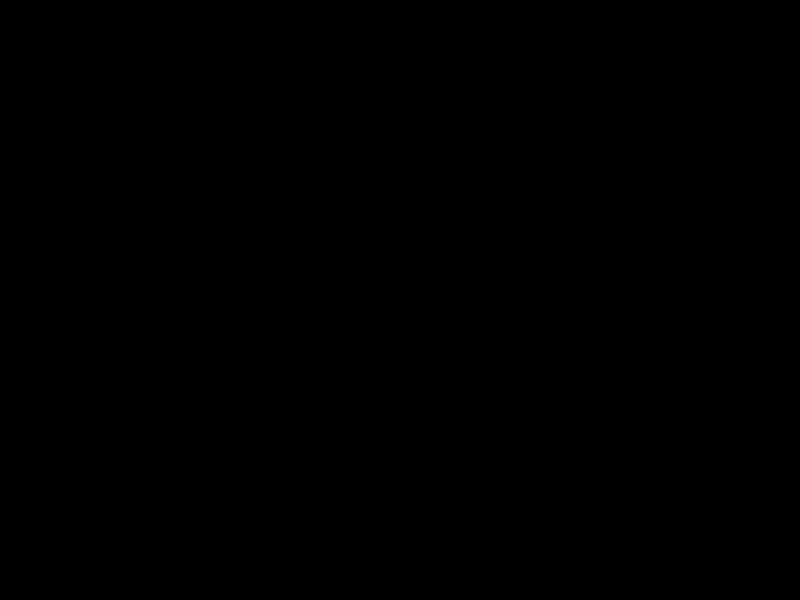
Frame 1 (no input)
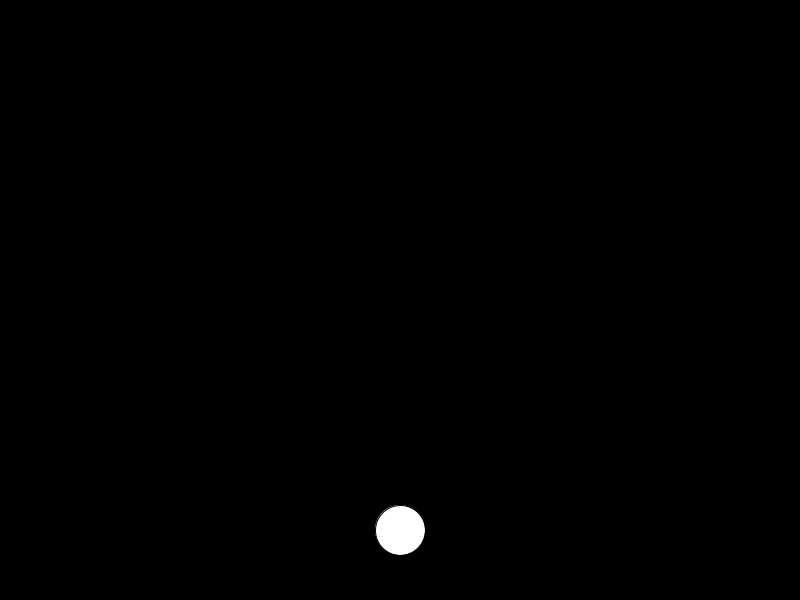
Frame 60 (the mouse pressed at the canvas centre just before this capture)
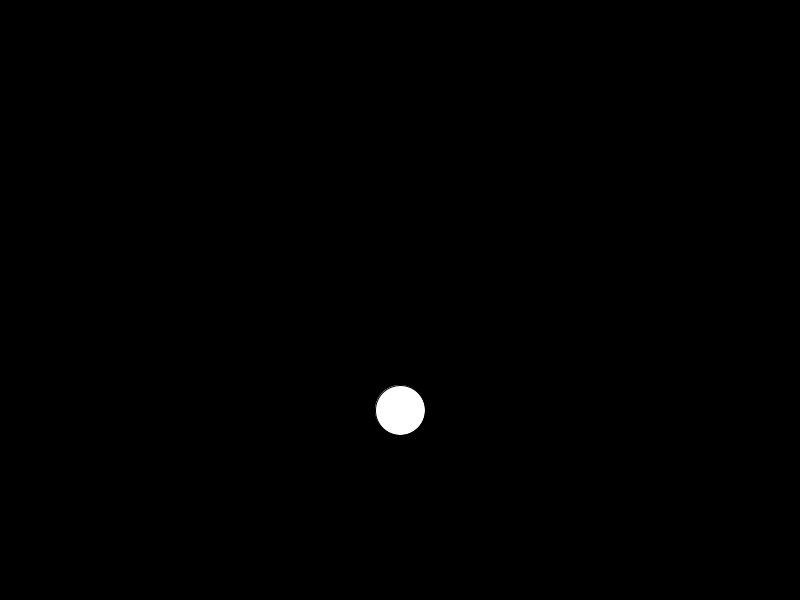
Frame 120 (the mouse held since frame 60 and released just before this capture)

The Processing sketch that drew these frames (run headless with seeded random() and noise(); from frame 60 on, the mouse is pressed at the canvas centre):

// Processing sketch: sketch_140422a
// ── sketch_140422a.pde
int rad = 50;
int e_x = 400;
int e_y = 600 + rad;
int dy = 2;


void setup(){
  size(800,600);
}


void draw(){
  background(0);
  e_y = e_y - dy;
  fill(255);
  ellipse(e_x,e_y,rad,rad);
}
